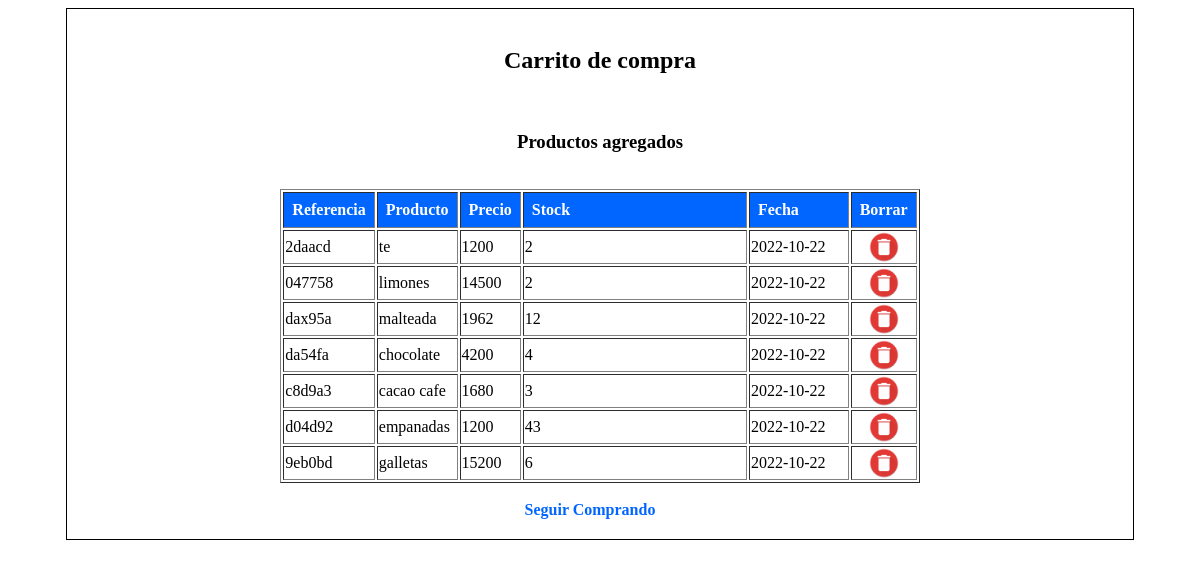
Page /carrito.php on the committed database.
### tables this page shows
CREATE TABLE IF NOT EXISTS `carrito` (
  `id` int(11) NOT NULL AUTO_INCREMENT COMMENT 'Clave primaria',
  `producto` varchar(50) NOT NULL,
  `referencia` varchar(8) NOT NULL,
  `precio` int(10) NOT NULL,
  `stock` int(20) NOT NULL,
  `fecha` varchar(20) NOT NULL,
  PRIMARY KEY (`id`)
);

### conexion_servidor.php (called while the page is built, shortened)
<?php
class Conectar
{
	public static function cafe()
	{
		$datasan = array("localhost","rooteando","rooteando1234","cafe");
		$conexion = mysqli_connect((string)$datasan[0],(string)$datasan[1],(string)$datasan[2]);
		mysqli_query($conexion,"SET NAMES 'utf8'");
		mysqli_set_charset($conexion,'utf8');
		mysqli_set_charset($conexion,"SET NAMES 'utf8'");
		$database = mysqli_select_db($conexion,(string)$datasan[3]);
		return $conexion;
	}
}
?>

### carrito.php (the view, shortened to what this page needs)
<!DOCTYPE html PUBLIC "-//W3C//DTD XHTML 1.0 Transitional//EN" "http://www.w3.org/TR/xhtml1/DTD/xhtml1-transitional.dtd">
<html xmlns="http://www.w3.org/1999/xhtml">
<head>
</head>
<body>
<center>
<div style="width:90%; height:530px; border:#000 solid 1px;">
<br />
<h2>Carrito de compra</h2>
<br />
<h3>Productos agregados</h3>
<br />
<?php
require_once 'conexion_servidor.php';
$SQL_NCONSULTA = "SELECT * FROM carrito";
$resp_direct = mysqli_query(Conectar::cafe(),$SQL_NCONSULTA);
?>
<table border="1" style="width:60%;">
<tr>
<td class="prime lab">Referencia</td>
<td class="segun lab">Producto</td>
<td class="terce lab">Precio</td>
<td class="cuart lab">Stock</td>
<td class="quint lab">Fecha</td>
<td class="sexto lab">Borrar</td>
</tr>
<?php
while($dating = mysqli_fetch_array($resp_direct)){
?>
<tr>
<td class="prime"><?php echo $dating['referencia']; ?></td>
<td class="segun"><?php echo $dating['producto']; ?></td>
<td class="terce"><?php echo $dating['precio']; ?></td>
<td class="cuart"><?php echo $dating['stock']; ?></td>
<td class="quint"><?php echo $dating['fecha']; ?></td>
<td class="sexto"><a href="devolucion_producto.php?id=<?php echo $dating['id']; ?>&ref=<?php echo $dating['referencia']; ?>"><center><img src="borrar-datos.png" style="width:30px; height:30px;" /></center></a></td>
</tr>
<?php
}
?>
</table>
<br />
<a href="vender.php" style="text-decoration:none; color:#06F; font-weight:750;">Seguir Comprando</a>
</div>
</center>
</body>
</html>

### carrito.php (style rules this page uses)
.prime { width:6%; }
.segun { width:10%; }
.terce { width:8%; }
.quint { width:16%; }
.sexto { width:6%; }
.lab { background:#06F; color:#FFF; font-weight:650; padding:8px; }

### rows in the picture
carrito: referencia "2daacd", producto "te", precio "1200", stock "2", fecha "2022-10-22"
carrito: referencia "047758", producto "limones", precio "14500", stock "2", fecha "2022-10-22"
carrito: referencia "dax95a", producto "malteada", precio "1962", stock "12", fecha "2022-10-22"
carrito: referencia "da54fa", producto "chocolate", precio "4200", stock "4", fecha "2022-10-22"
carrito: referencia "c8d9a3", producto "cacao cafe", precio "1680", stock "3", fecha "2022-10-22"
carrito: referencia "d04d92", producto "empanadas", precio "1200", stock "43", fecha "2022-10-22"
carrito: referencia "9eb0bd", producto "galletas", precio "15200", stock "6", fecha "2022-10-22"
